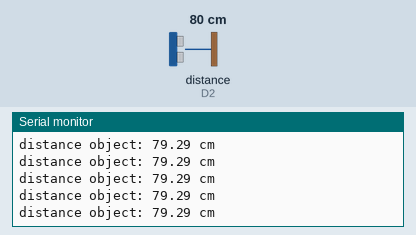
The sketch below on a simulated ESP8266 (NodeMCU). On the bench: the last lines printed to the serial monitor. Wiring (inferred from the names in the program): ultrasonic range finder: trigger D1; echo D2. Inputs (shaded band) come from the test bench; at power-on: distance to the obstacle (sensor on D2) 80 cm. The echo pulse lasts 58.3 µs per cm.

Above: at 1.2 s.
1.3 s: distance to the obstacle (sensor on D2) set to 2 cm
At 2.0 s:
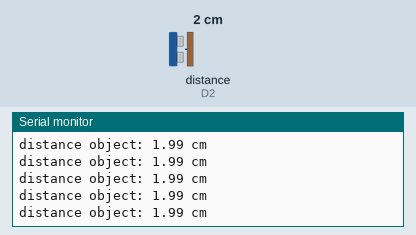
4.3 s: distance to the obstacle (sensor on D2) set to 4 cm
At 5.4 s:
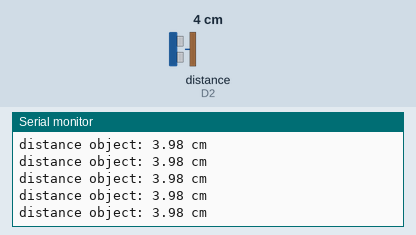
7.3 s: distance to the obstacle (sensor on D2) set to 18 cm
At 7.9 s:
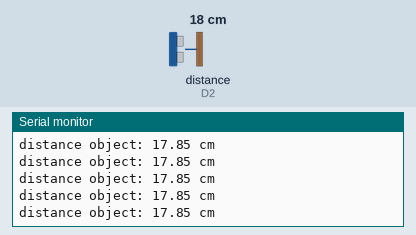
13.3 s: distance to the obstacle (sensor on D2) set to 9 cm
At 14.2 s:
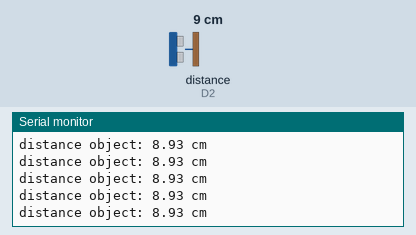
16.3 s: distance to the obstacle (sensor on D2) set to 35 cm
At 17.3 s:
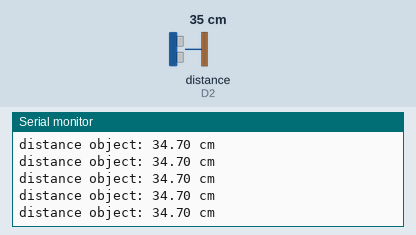
Timing chart, 0 to 19.3 s (numbered marks = the images above; inputs shaded):
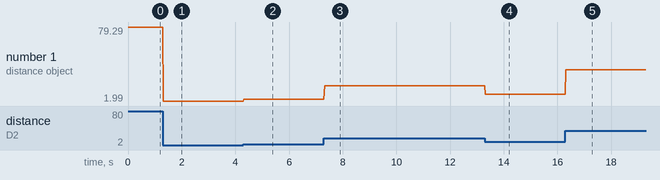

Measured:
- after the input at 1.3 s, the serial monitor: prints a new line at once (image 1)
- after the input at 4.3 s, the serial monitor: prints a new line at once (image 2)
- after the input at 7.3 s, the serial monitor: prints a new line at once (image 3)
- after the input at 13.3 s, the serial monitor: prints a new line at once (image 4)
- after the input at 16.3 s, the serial monitor: prints a new line at once (image 5)
- plotted number 1: 79.29 → 1.99 after the input at 1.3 s, 1.99 → 3.98 after the input at 4.3 s, 3.98 → 17.85 after the input at 7.3 s, 17.85 → 8.93 after the input at 13.3 s, 8.93 → 34.7 after the input at 16.3 s

The sketch:

lab3ULTRASOUNDOstrovska.ino
```cpp
// constants
const int TRIG_PIN   = D1;
const int ECHO_PIN   = D2;
const int DISTANCE_THRESHOLD = 5; // centimeters

// variables
float duration_us = 0;
float distance_cm = 0;

void setup() {
  Serial.begin (9600);
  pinMode(TRIG_PIN, OUTPUT);
  pinMode(ECHO_PIN, INPUT);
}

void loop() {
  // generate 10-microsecond pulse to TRIG pin
  digitalWrite(TRIG_PIN, HIGH);
  delayMicroseconds(10);
  digitalWrite(TRIG_PIN, LOW);

  // duration of pulse from ECHO pin
  duration_us = pulseIn(ECHO_PIN, HIGH);
  // calculate the distance
  distance_cm = 0.017 * duration_us;

  // print
  Serial.print("distance object: ");
  Serial.print(distance_cm);
  Serial.println(" cm");

}
```
